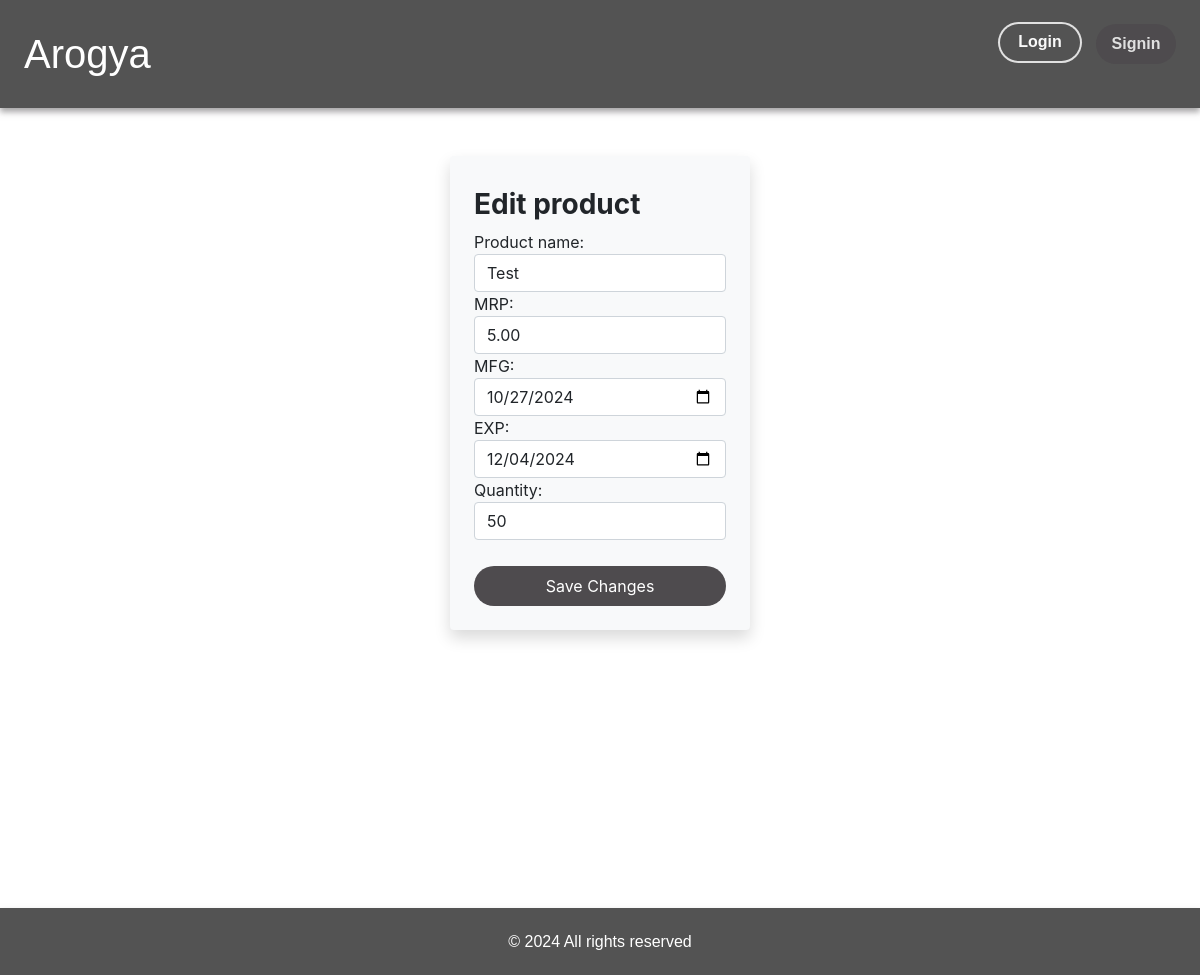
/store/edit_product/1, run on an earlier commit of the app's database.
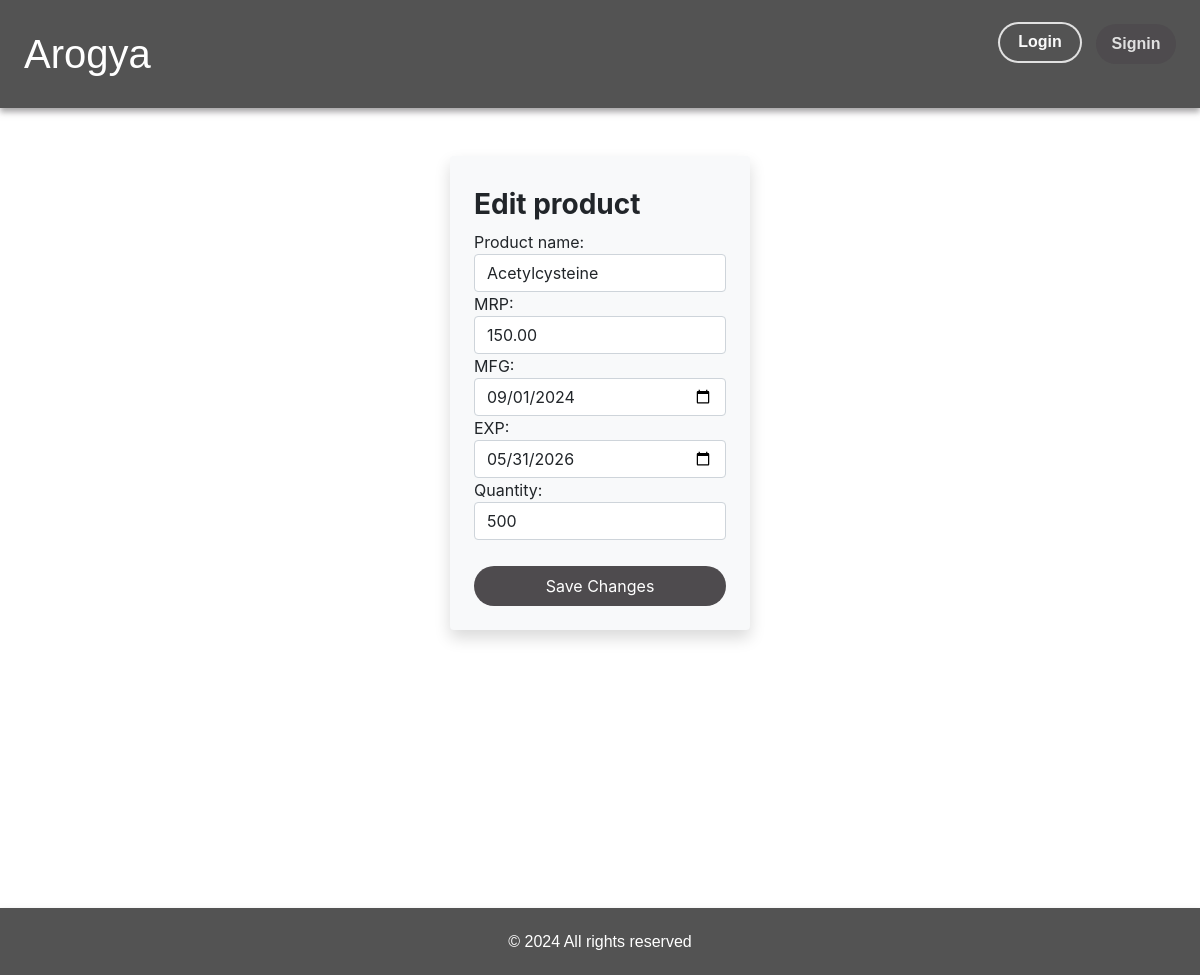
And on a later commit of the database.
### store/models.py (models this page shows, shortened)
class Product(models.Model):
    product_id = models.AutoField(primary_key=True)
    product_name = models.CharField(max_length=100)
    mrp = models.DecimalField(max_digits=10, decimal_places=2)
    mfg = models.DateField(auto_now=False, auto_now_add=False)
    exp = models.DateField(auto_now=False, auto_now_add=False)
    qty = models.IntegerField(default=0)
    created_at = models.DateTimeField(auto_now_add=True)

### store/views.py (the view, shortened to what this page needs)
# urls.py: path('edit_product/<int:product_id>', views.edit_product, name="edit_product"),
def edit_product(request, product_id):
    product = get_object_or_404(Product, product_id=product_id)
    return render(request, 'store/edit_product.html', {'product': product})

### store/Templates/store/edit_product.html (shortened to what this page needs)
{% extends "store/base.html" %}
{% block content %}
<div class="d-flex justify-content-center align-items-start min-vh-100 pt-5">
    <form class="form bg-light p-4 rounded shadow" method="post" action="{% url 'edit_product' product.product_id %}" style="width: 300px;">
        <div class="form-group mb-3">
            <h2 class="fs-3 py-2 fw-bold">Edit product</h2>
            <label for="product_name">Product name:</label>
            <input type="text" id="product_name" name="product_name" value="{{ product.product_name }}" required class="form-control">
            <label for="mrp">MRP:</label>
            <input type="number" id="mrp" name="mrp" value="{{ product.mrp }}" required class="form-control" step="0.01" min="0">
            <label for="mfg">MFG:</label>
            <input type="date" id="mfg" name="mfg" value="{{ product.mfg|date:'Y-m-d' }}" required class="form-control">
            <label for="exp">EXP:</label>
            <input type="date" id="exp" name="exp" value="{{ product.exp|date:'Y-m-d' }}" required class="form-control">
            <label for="qty">Quantity:</label>
            <input type="number" id="qty" name="qty" value="{{ product.qty }}" required class="form-control">
        </div>
        <button class="btn btn-primary w-100" type="submit">Save Changes</button>
    </form>
</div>
{% endblock %}

What changed in the data, as far as the page shows it:
changed Product: product_name "Test" → "Acetylcysteine"; mrp "5.00" → "150.00"; mfg "10/27/2024" → "09/01/2024"; exp "12/04/2024" → "05/31/2026"; qty "50" → "500"
